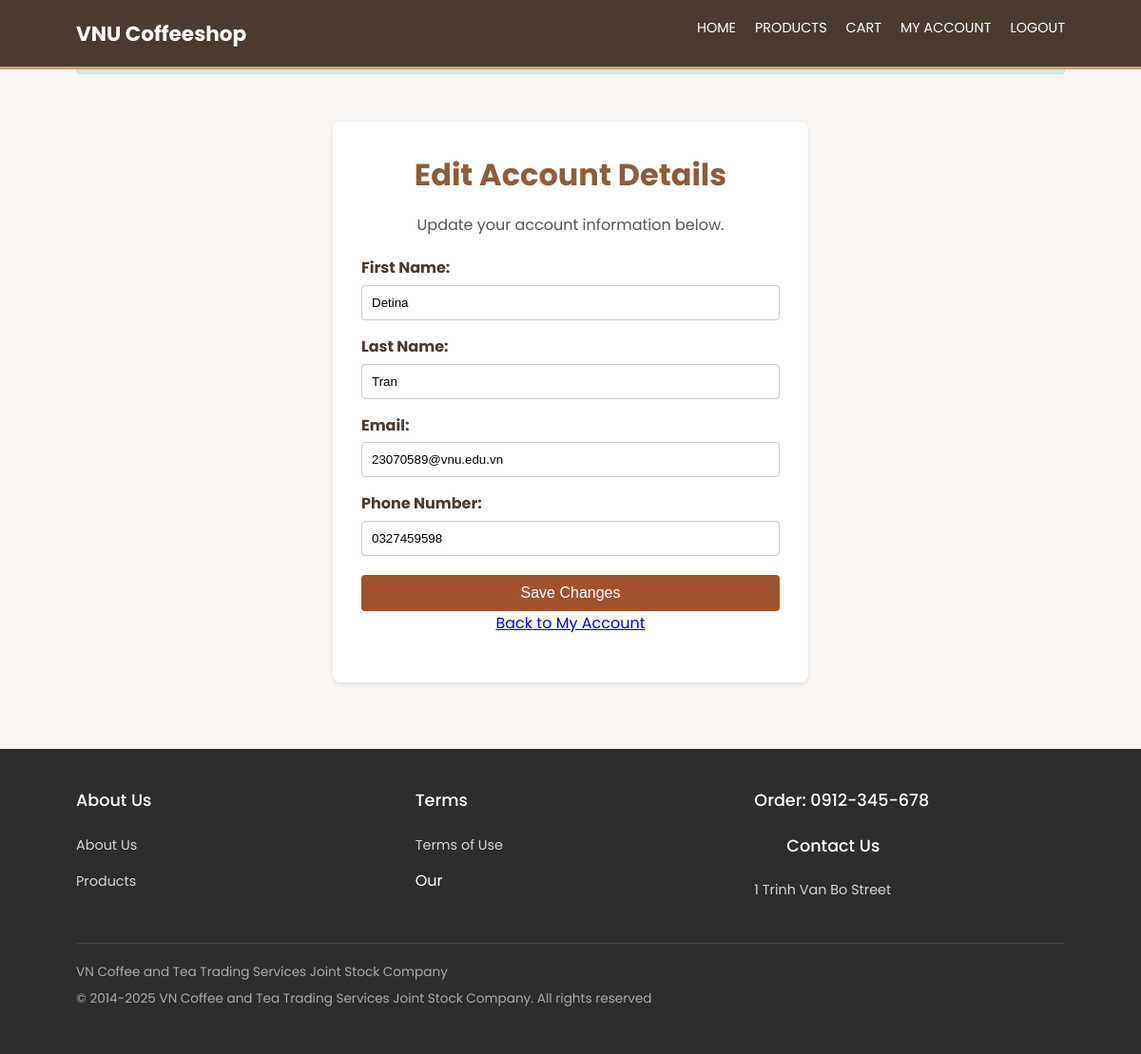
Page /cofe/index.php?page=edit_account (signed in) on the committed database.
### tables this page shows
CREATE TABLE `customer` (
  `CustomerID` int(11) NOT NULL,
  `Firstname` varchar(100) DEFAULT NULL,
  `Lastname` varchar(100) DEFAULT NULL,
  `Email` varchar(100) DEFAULT NULL,
  `Username` varchar(50) DEFAULT NULL,
  `Password` varchar(255) DEFAULT NULL,
  `PhoneNum` varchar(20) DEFAULT NULL
);

### cofe/pages/edit_account.php (the view, shortened to what this page needs)
<?php
$customer_id = $_SESSION['user_id'];
$stmt = $conn->prepare("SELECT Firstname, Lastname, Email, PhoneNum FROM CUSTOMER WHERE CustomerID = ?");
$stmt->bind_param("i", $customer_id);
$stmt->execute();
$result = $stmt->get_result();
$user_details = $result->fetch_assoc();
?>
<div class="account-form-container">
  <h1>Edit Account Details</h1>
  <p>Update your account information below.</p>
  <form action="index.php?page=edit_account" method="POST">
    <div class="form-group">
      <label for="firstname">First Name:</label>
      <input type="text" id="firstname" name="firstname" value="<?php echo htmlspecialchars($user_details['Firstname']); ?>" required>
    </div>
    <div class="form-group">
      <label for="lastname">Last Name:</label>
      <input type="text" id="lastname" name="lastname" value="<?php echo htmlspecialchars($user_details['Lastname']); ?>" required>
    </div>
    <div class="form-group">
      <label for="email">Email:</label>
      <input type="email" id="email" name="email" value="<?php echo htmlspecialchars($user_details['Email']); ?>" required>
    </div>
    <div class="form-group">
      <label for="phone">Phone Number:</label>
      <input type="text" id="phone" name="phone" value="<?php echo htmlspecialchars($user_details['PhoneNum'] ?? ''); ?>">
    </div>
    <button type="submit" name="update_account" class="btn">Save Changes</button>
  </form>
  <p><a href="index.php?page=account">Back to My Account</a></p>
</div>

### cofe/css/style.css (style rules this page uses)
* { margin: 0; padding: 0; box-sizing: border-box; }
body { font-family: "Poppins", sans-serif; line-height: 1.6; color: #333; background-color: #f9f5f0; min-height: 100vh; display: flex; flex-direction: column; }
h1, h2, h3 { color: #4a3b31; margin-bottom: 15px; }
.btn { display: inline-block; background: #8b5e3c; color: #fff; padding: 10px 15px; text-decoration: none; border-radius: 5px; border: none; cursor: pointer; transition: background-color 0.3s ease; }
.form-group { margin-bottom: 15px; }
.form-group label { display: block; margin-bottom: 5px; color: #4a3b31; }
.form-group input[type="text"], .form-group input[type="email"], .form-group input[type="password"], .form-group input[type="number"], .form-group textarea { width: 100%; padding: 10px; border: 1px solid #ccc; border-radius: 4px; }

### cofe/pages/edit_account.php (style rules this page uses)
.account-form-container { max-width: 500px; margin: 50px auto; padding: 30px; background: #fff; border-radius: 8px; box-shadow: 0 2px 4px rgba(0, 0, 0, 0.1); }
.account-form-container h1 { text-align: center; margin-top: 0; color: #8b5e3c; }
.account-form-container p { text-align: center; margin-bottom: 20px; color: #555; }
.account-form-container .form-group { margin-bottom: 15px; }
.account-form-container label { display: block; margin-bottom: 5px; font-weight: bold; color: #4a3b31; }
.account-form-container input[type="text"], .account-form-container input[type="email"], .account-form-container input[type="password"] { width: 100%; padding: 10px; border: 1px solid #ccc; border-radius: 4px; box-sizing: border-box; }
.account-form-container .btn { display: block; width: 100%; padding: 10px; background-color: #a0522d; color: white; border: none; border-radius: 4px; cursor: pointer; font-size: 16px; margin-top: 20px; transition: background-color 0.3s ease; }

### rows in the picture
customer: firstname "Detina", lastname "Tran", email "23070589@vnu.edu.vn", phone "0327459598"
